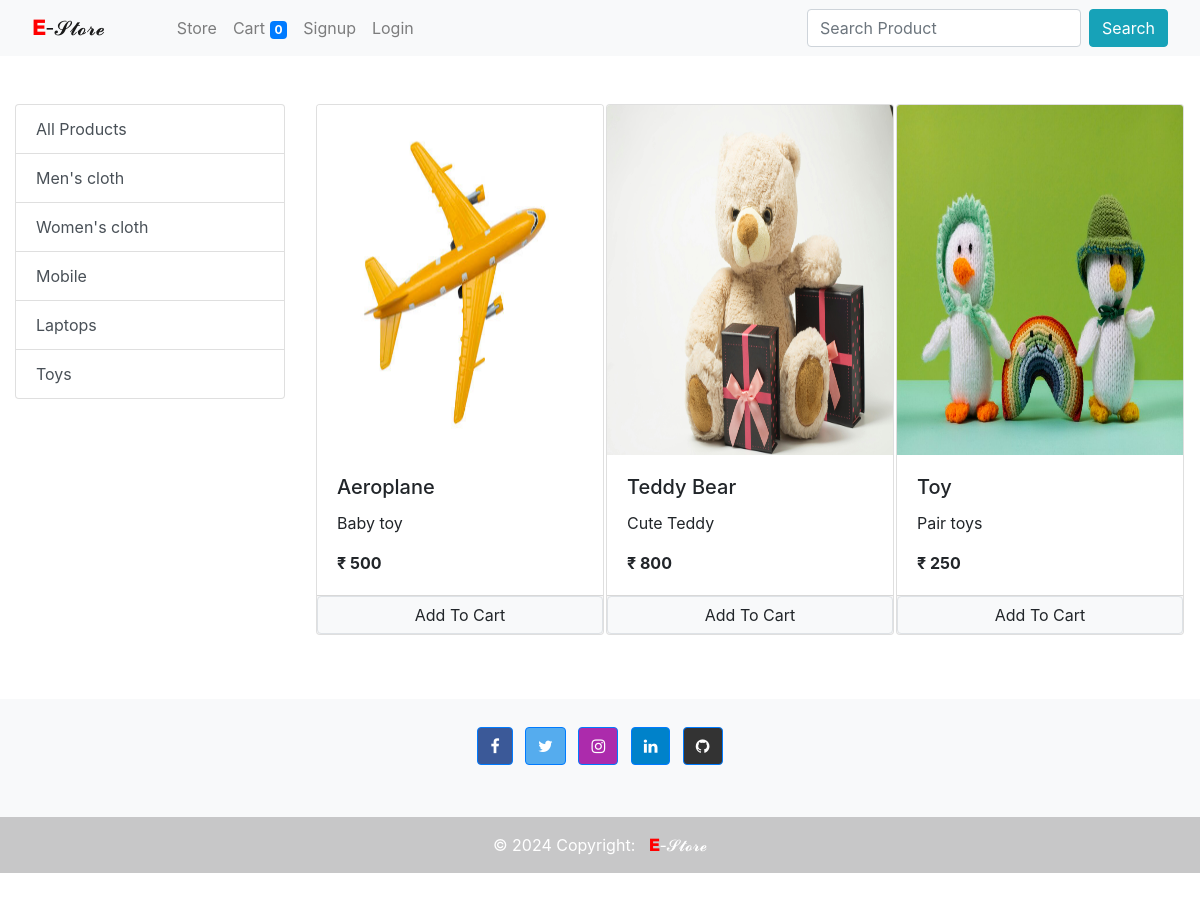
The app's page /?category=5 with its own data.
### store/models/category.py (models this page shows, shortened)
class Category(models.Model):
    name = models.CharField(max_length=50)
    @staticmethod
    def get_all_categories():
        return Category.objects.all()

### store/models/product.py (models this page shows, shortened)
class Product(models.Model):
    name = models.CharField(max_length=50)
    price = models.IntegerField(default=0)
    category = models.ForeignKey(Category, on_delete=models.CASCADE, default=1)
    description = models.CharField(max_length=200, default='')
    image = models.ImageField(upload_to='upload/products/')
    @staticmethod
    def get_all_products_by_category_id(category_id):
        if category_id:
            return Product.objects.filter(category=category_id)
        else:
            return Product.get_all_products()

### store/views.py (the view, shortened to what this page needs)
# urls.py: path('', views.Index.as_view(), name='home'),
class Index(View):
    def get(self, request):
        search = request.GET.get('search')
        if search:
            products = Product.objects.filter(name__icontains=search)
            return render( request, 'index.html', {'products':products} )
        cart = request.session.get('cart')
        if not cart:
            request.session['cart'] = {}
        products = None
        categories = Category.get_all_categories()
        categoryID = request.GET.get('category')
        if categoryID:
            products = Product.get_all_products_by_category_id(categoryID)
        else:
            products = Product.get_all_products()
        data = {
            'products':products,
            'categories':categories,
        }
        return render( request, 'index.html', data )

### store/templatetags/cart.py (called while the page is built)
@register.filter(name='is_in_cart')
def is_in_cart(product, cart):
    keys = cart.keys()
    for id in keys:
        if int(id) == product.id:
            return True
    return False

### store/templates/index.html (shortened to what this page needs)
{% extends "base.html" %}
{% block search_bar %}
{% load cart %}
<form class="form-inline my-2 my-lg-0 mr-lg-3">
  <input class="form-control mr-sm-2" type="text" name="search" placeholder="Search Product" aria-label="Search">
  <button class="btn btn-info my-2 my-sm-0" type="submit">Search</button>
</form>
{% endblock search_bar %}
{% block content %}
<div class="container-fluid mt-5">
  <div class="row">
    <div class="col-lg-3 mb-5">
      <div class="list-group">
        <a href="/" class="list-group-item list-group-item-action">All Products</a>
        {% for category in categories %}
        <a href="/?category={{category.id}}" class="list-group-item list-group-item-action">{{category.name}}</a>
        {% endfor %}
      </div>
    </div>
    <div id="products" class="col-lg-9">
      <div class="row mx-auto">
        {% for product in products %}
        <div class="card mx-auto mb-3" id="{{product.id}}" style="width: 18rem;">
            <img class="card-img-top" src="{{product.image.url}}" height="350px" alt="Product image">
            <div class="card-body">
              <h5 class="card-title">{{product.name}}</h5>
              <p class="card-text">{{product.description}}</p>
              <p class="card-text"><b>₹ {{product.price}}</b></p>
            </div>
            <div class="card-footer p-0">
              {% if product|is_in_cart:request.session.cart %}
              <a class="btn btn-light border btn-block text-primary form-control" href="{% url 'cart' %}">Go To Cart</a>
              {% else %}
              <form action="/#{{product.id}}" method="post" class="btn-block">
                <input type="submit" class="btn btn-light border btn-block form-control" value="Add To Cart">
              </form>
              {% endif %}
            </div>
        </div>
        {% endfor %}
    </div>
    </div>
  </div>
</div>
{% endblock content %}

### records on screen
Category: name "Men's cloth"
Category: name "Women's cloth"
Category: name "Mobile"
Category: name "Laptops"
Category: name "Toys"
Product: image (picture), name "Aeroplane", description "Baby toy", price "500"
Product: image (picture), name "Teddy Bear", description "Cute Teddy", price "800"
Product: {{ product.id }} 18 (drawn), image (picture), name "Toy", description "Pair toys", price "250"

### other values on screen
{{ request.session.cart.keys|length }} "0"
